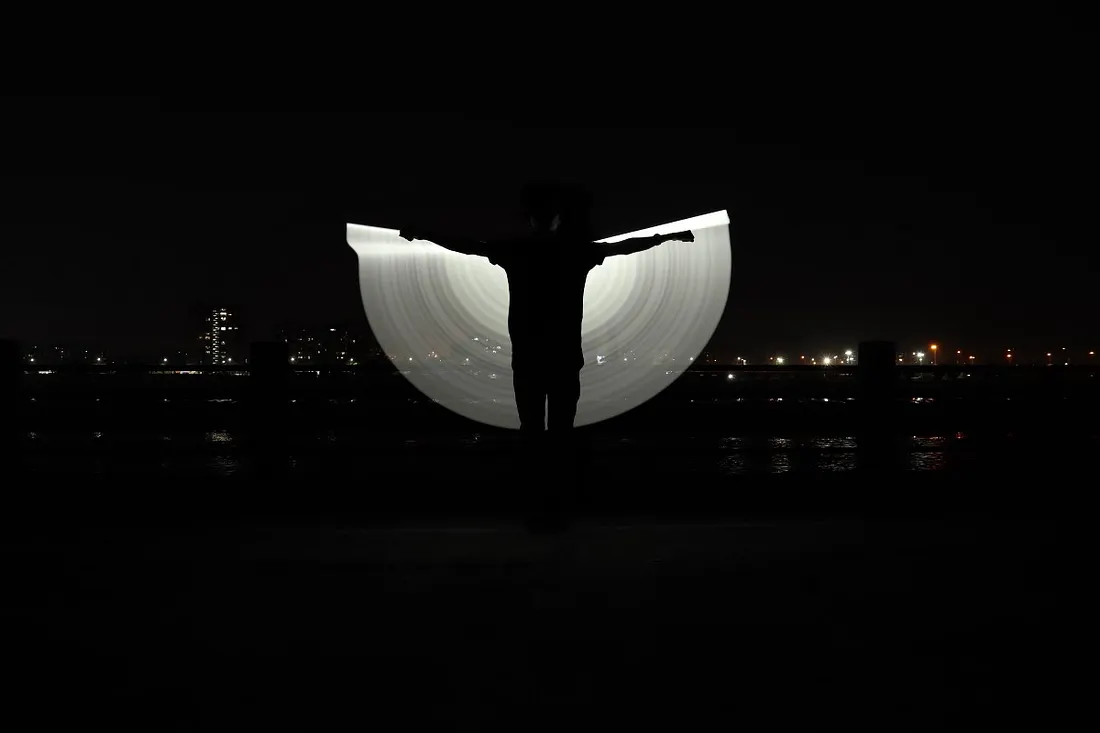
#> input picture Topics/images/dark_image.png, 1100 x 733 px
$ jupyter execute Histograms.ipynb
#> lines starting #> are read from the running program, lines starting #| are printed output that depends on the picture
[cell 1]
import cv2
import numpy as np
import matplotlib.pyplot as plt

# Histogram
Histrograms is a graph that represents Pixel intensities in one Axis and the frequency in y axis.

[cell 2]
# Sample Histogram
bgr_img = cv2.imread("images/dark_image.png", cv2.IMREAD_COLOR_BGR)
#> bgr_img is the input picture: shape (733, 1100, 3); mean B, G, R 11.1, 11.7, 11.8
gray_img = cv2.cvtColor(bgr_img, cv2.COLOR_BGR2GRAY)
print(gray_img.min())
#| 0
print(gray_img.max())
#| 255
print(bgr_img.shape)
#| (733, 1100, 3)
print(gray_img.shape)
#| (733, 1100)
# Calculate the histogram and cummulative distribution
gray_img_histogram = cv2.calcHist([gray_img], [0], None, [255], [0,256])
#> gray_img_histogram = 255 values, max 225307 at index 2, min 23 at index 137, mean 3162
gray_img_cdf = gray_img_histogram.cumsum()
#> gray_img_cdf = 255 values from 163585 to 806300
gray_img_cdf_norm = gray_img_cdf / gray_img_cdf.max()
#> gray_img_cdf_norm = 255 values from 0.203 to 1

plt.imshow(gray_img, cmap = "gray")
plt.title("Lena Image")
plt.show()
plt.plot(gray_img_histogram)
plt.plot(gray_img_cdf_norm * gray_img_histogram.max())
plt.title("Histogram of Lena Image")
plt.show()
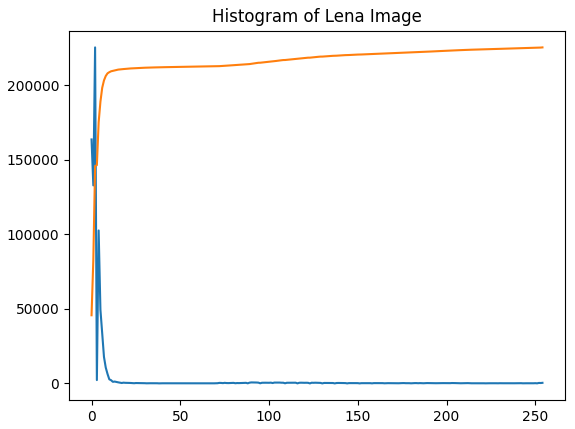
#> figure drawn by matplotlib, 1 panel; curve peaks at x = 2, y = 225307; curve peaks at x = 254, y = 225307

## Histogram Equalisation
Histogram equalization is a technique to redistribute pixel intensity values so that the histogram becomes more spread out (closer to flat). This enhances contrast: dark regions become brighter, and bright regions may get slightly darker, making details more visible.\
### Procedure
1. Compute the Cumulative Distribution Function (CDF) of the histogram, and identify the smallest non-zero CDF value.
2. Map each intensity value to a new one using the formula:\
\

Explanation of the Equation
- CDF(k) - Fraction of pixels with intensity values from 0 up to k.
- Subtracting CDF(min) - CDF(min): Ensures that the smallest intensity maps to 0.\
Example: If the first non-zero CDF occurs at pixel value 50 with CDF = 0.04N, then subtracting it gives 0.04N−0.04N=0. Thus pixel value 50 maps to 0.
- Dividing by N−CDF(min): Keeps the mapping normalized within [0,1]. Since we subtracted CDF(min) in the numerator, the maximum would otherwise never reach 1. Subtracting it in the denominator fixes this, so the brightest pixel maps to 1.
- Multiplying by (L–1): Expands the normalized values to the full intensity range (e.g., 0–255 for 8-bit images).
- Rounding: Ensures pixel intensities remain integers.

[cell 3]
gray_img_equalized = cv2.equalizeHist(gray_img)
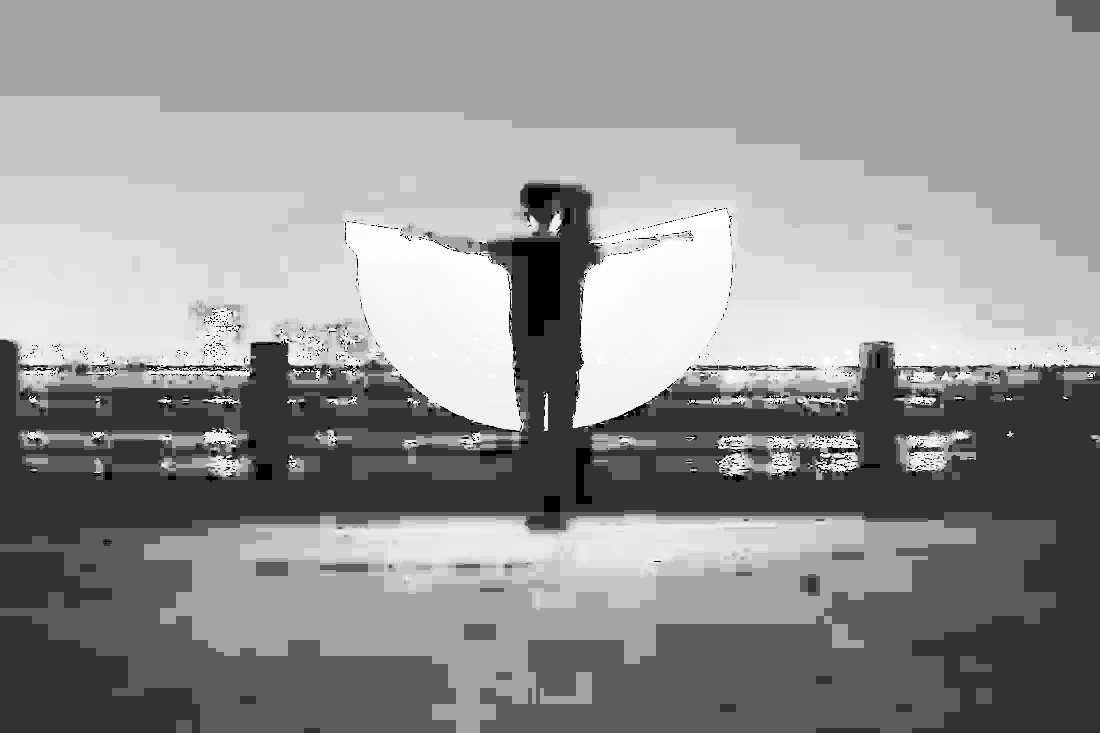
#> gray_img_equalized: shape (733, 1100); min 0, max 255, mean 147.5
gray_img_equalized_histogram = cv2.calcHist([gray_img_equalized], [0], None, [255], [0, 256])
#> gray_img_equalized_histogram = 255 values, max 225307 at index 163, min 0 at index 1, mean 3162
gray_img_equalized_cdf = gray_img_equalized_histogram.cumsum()
#> gray_img_equalized_cdf = 255 values from 8099 to 806300
gray_img_equalized_cdf_norm = gray_img_equalized_cdf / gray_img_equalized_cdf.max()
#> gray_img_equalized_cdf_norm = 255 values from 0.01 to 1

plt.imshow(gray_img_equalized, cmap = "gray")
plt.title("Histogram Equalized Lena Image")
plt.show()
plt.plot(gray_img_equalized_histogram)
plt.plot(gray_img_equalized_cdf_norm * gray_img_equalized_histogram.max())
plt.title("Equalized Histogram")
plt.show()
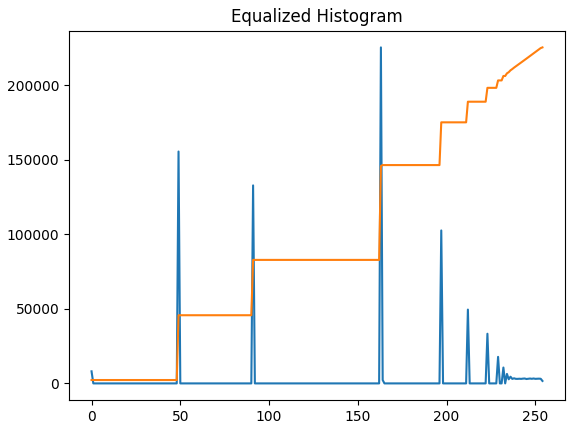
#> figure drawn by matplotlib, 1 panel; curve peaks at x = 163, y = 225307; curve peaks at x = 254, y = 225307

## CLAHE (Contrast Limited Adaptive Histogram Equalisation)
Histogram Equalisation will fail in uneven lighting conditions. CLAHE will do an adaptive equalisation by separating the image into blocks.\
### Procedure
1. Separate the image into blocks.
2. Calculate the histogram for each block.
3. Set a clip limit for number of pixels in each bin. If any of the bins has number of pixels greater than the clip then re distribute the remaining pixels to other bins.
4. Perform Histogram Equalisation to all the tiles.
5. Final image is obtained by interpolating the equalised tiles.

### Parameters and Explanation
1. Clip Limit -\
**Higher clip limit**: preserves the tall peaks within each block. When the blocks are merged through interpolation, these preserved peaks reinforce each other, making the overall peak even taller.\
**Lower clip limit**: the tall peaks are clipped and redistributed, so during interpolation they spread out further, and the overall peak becomes less pronounced.
2. Block size -\
**Small block size**: Each tile has its own histogram, so local peaks are equalized independently. This makes local details (textures, small variations) more visible. In the overall image, many tiny patches get their contrast boosted, so fine features “pop out” more — but risk of noise or patchiness increases.\
**Large block size**: The histogram in each block starts to look like the global histogram. Small local variations get averaged out (overshadowed by the total pixel count), so they don’t get boosted. Instead, the overall dynamic range of the image is stretched — global contrast increases, but local detail enhancement is weaker.

[cell 4]
# Increase the clipLimit to see noise in the image
clahe = cv2.createCLAHE(clipLimit=2.0, tileGridSize=(8,8))
clahe_gray_img = clahe.apply(gray_img)

clahe_gray_img_histogram = cv2.calcHist([clahe_gray_img], [0], None, [255], [0,256])
#> clahe_gray_img_histogram = 255 values, max 218756 at index 5, min 29 at index 0, mean 3162
clahe_gray_img_histogram_cdf = clahe_gray_img_histogram.cumsum()
#> clahe_gray_img_histogram_cdf = 255 values from 29 to 806300
clahe_gray_img_histogram_cdf_norm = clahe_gray_img_histogram_cdf / clahe_gray_img_histogram_cdf.max()
#> clahe_gray_img_histogram_cdf_norm = 255 values from 3.6e-05 to 1

plt.imshow(clahe_gray_img, cmap = "gray")
plt.title("CLAHE Lena Image")
plt.show()
plt.plot(clahe_gray_img_histogram)
plt.plot(clahe_gray_img_histogram_cdf_norm * clahe_gray_img_histogram.max())
plt.title("CLAHE Histogram")
plt.show()
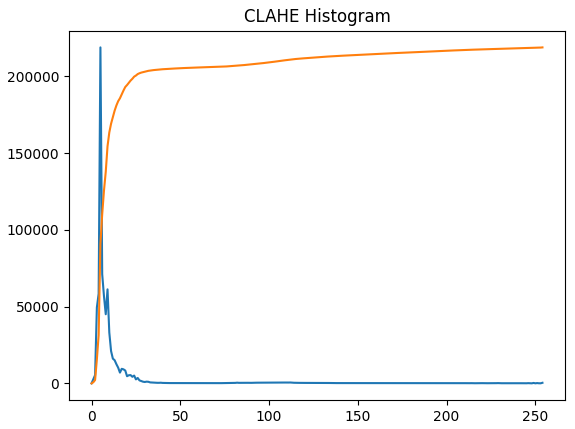
#> figure drawn by matplotlib, 1 panel; curve peaks at x = 5, y = 218756; curve peaks at x = 254, y = 218756

## Comparision
Global Histogram Equalization: blindly stretches the histogram → works if the image already has a wide distribution, but fails if the image has uneven lighting or only two peaks (like yours).\
CLAHE: smarter, because it adapts per block and uses clipping → avoids noise amplification and produces a more visually pleasing result.

[cell 5]
plt.figure(figsize=(15,15))
plt.subplot(3,2,1)
plt.imshow(gray_img, cmap ="gray")
plt.title("Lena Image")
plt.subplot(3,2,2)
plt.plot(gray_img_histogram)
plt.plot(gray_img_cdf_norm * gray_img_histogram.max())
plt.title("Image Histogram")

plt.subplot(3,2,3)
plt.imshow(gray_img_equalized, cmap ="gray")
plt.title("Histogram Equalized Image")
plt.subplot(3,2,4)
plt.plot(gray_img_equalized_histogram)
plt.plot(gray_img_equalized_cdf_norm * gray_img_equalized_histogram.max())
plt.title("Histogram Equalization Histogram")

plt.subplot(3,2,5)
plt.imshow(clahe_gray_img, cmap ="gray")
plt.title("CLAHE Image")
plt.subplot(3,2,6)
plt.plot(clahe_gray_img_histogram)
plt.plot(clahe_gray_img_histogram_cdf_norm * clahe_gray_img_histogram.max())
plt.title("CLAHE Histogram")
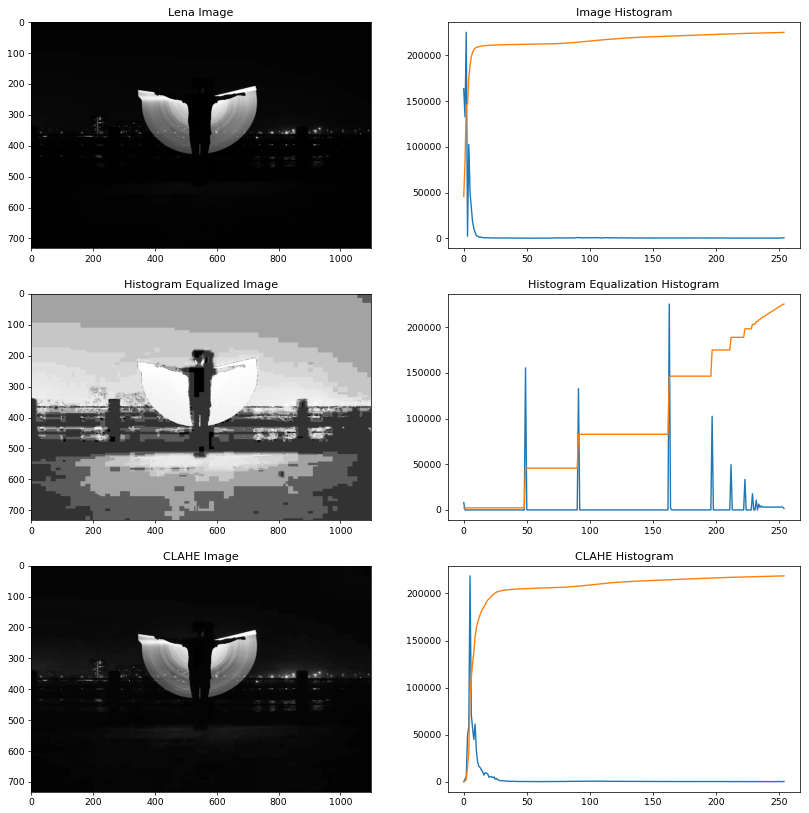
#> figure drawn by matplotlib, 6 panels; panel 2: curve peaks at x = 2, y = 225307; panel 2: curve peaks at x = 254, y = 225307; panel 4: curve peaks at x = 163, y = 225307; panel 4: curve peaks at x = 254, y = 225307
